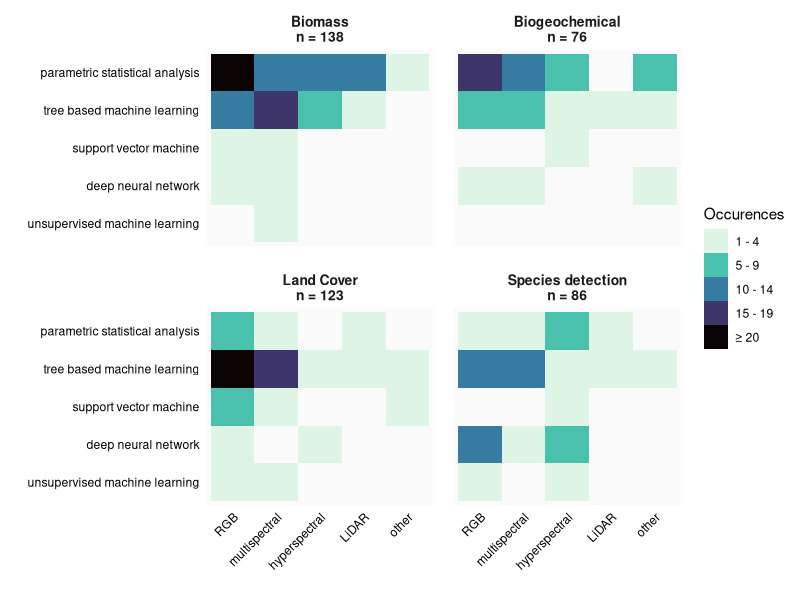
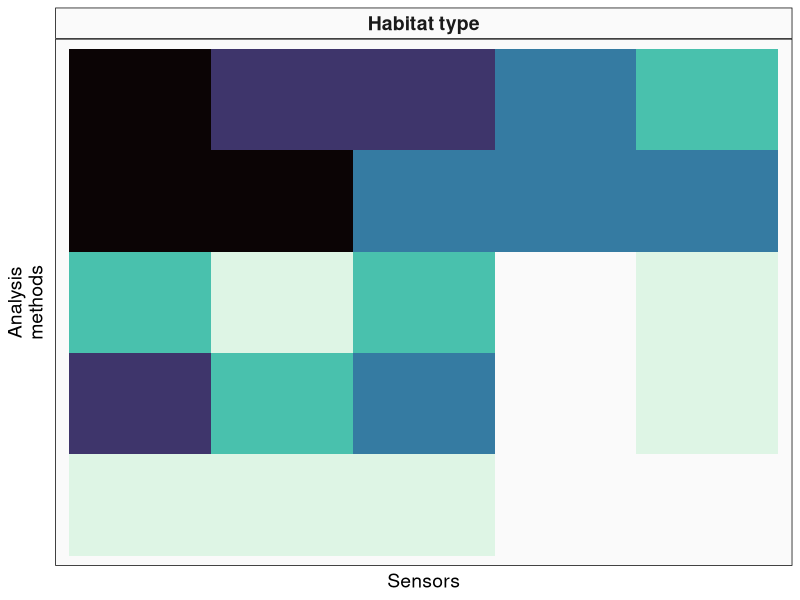

R code for these plots, in order: (Note: this script raises an error after producing the figures.)
### load packages

library(tidyverse)
library(ggplot2)
library(readxl)
library(RColorBrewer)
library(viridis)

################################################################################

### directly read the excel file and select rows for metadata (only once per DOI) and other data:
excel <- read_excel("data/data_extraction/data_extraction_final.xlsx", skip = 1, na = c("","NA"))
meta <- excel[,c(2:10,18:20,39:41)]
data <- excel[,c(2,11:17,21:37)]


### delete now empty rows to receive a "true" metadata table for our 272 articles
meta <- filter(meta, !(is.na(Title)))

### make variables into factors
str(meta)
meta[,c(2,6,8:14)] <- meta[,c(2,6,8:14)] |>
  mutate_if(sapply(meta[,c(2,6,8:14)], is.character), as.factor)


str(data)
data[,c(2:7,9:13,15:25)] <- data[,c(2:7,9:13,15:25)] |>
  mutate_if(sapply(data[,c(2:7,9:13,15:25)], is.character), as.factor)

table(data$algorithm_grouped)

################################################################################

### heatmaps of algorithm x sensor for all analysed traits (Biomass, land cover etc)

### we need following data:DOI, habitat quality, algorithm grouped and Sensor

combi <- data |>
  select(DOI, Sensor, Habitat_quality_grouped, algorithm_grouped) |>
  filter(!(is.na(algorithm_grouped) & is.na(Habitat_quality_grouped) & is.na(Sensor))) |> 
  group_by(DOI) |>                                      ### group articles by DOI 
  fill(algorithm_grouped,.direction = "down") |>        ### fill NAs by the variable that sits above 
  fill(Habitat_quality_grouped,.direction = "down") |>
  fill(Sensor, .direction = "down") |>
  ungroup()
           
table(combi$Sensor)

### combine custom / other sensor types
combi$Sensor <- case_when(
  combi$Sensor %in% c("hyperspectral", "hyperspectral (panchromatic)") ~ "hyperspectral",
  combi$Sensor == "multispectral" ~ "multispectral",
  combi$Sensor == "LiDAR" ~ "LiDAR",
  combi$Sensor == "RGB" ~ "RGB",
  combi$Sensor == "missing" ~ "missing",
  TRUE ~ "other"
)
table(combi$Sensor)

### define levels for algorithm and sensor
combi$Sensor <- factor(combi$Sensor,
                       levels = c("RGB", "multispectral", "hyperspectral", "LiDAR", "other", "missing"))



### combine algorithm types:

table(combi$algorithm_grouped)

### rename algorithms
combi$algorithm_grouped <- case_when(
  combi$algorithm_grouped %in% c("linear", "Non-linear") ~ "parametric statistical analysis",
  combi$algorithm_grouped == "tree" ~ "tree based machine learning",
  combi$algorithm_grouped == "svm" ~ "support vector machine",
  combi$algorithm_grouped %in% c("nn", "dlnn") ~ "deep neural network",
  combi$algorithm_grouped == "unsupervised" ~ "unsupervised machine learning",
  combi$algorithm_grouped == "missing" ~ "missing",
  TRUE ~ "other"
)

## sort factors for algorithms and habitat qualities
combi$algorithm_grouped <- factor(combi$algorithm_grouped,
                                  levels = c("missing","other",
                                             "unsupervised machine learning",
                                             "deep neural network",
                                             "support vector machine",
                                             "tree based machine learning",
                                             "parametric statistical analysis"))

combi$Habitat_quality_grouped <- factor(combi$Habitat_quality_grouped,
                                        levels = c("Biomass", "Biogeochemical", "Land Cover", "Species detection", "Other"))


table(combi$Sensor)
table(combi$algorithm_grouped)

######################################################

### create a new dataframe with observations counts for the use of algorithms per sensor
obs <- combi |>
  select(Habitat_quality_grouped, Sensor, algorithm_grouped) |>
  count(Sensor, algorithm_grouped, Habitat_quality_grouped) |>
  filter(Habitat_quality_grouped %in% c("Biogeochemical", "Biomass", "Land Cover", "Species detection"))  |>
  filter(Sensor %in% c("RGB", "multispectral", "hyperspectral", "LiDAR", "other")) |>
  filter(algorithm_grouped %in% c("deep neural network",
                                  "support vector machine",
                                  "unsupervised machine learning",
                                  "tree based machine learning",
                                  "parametric statistical analysis")) |>
  mutate(n = cut(n, breaks = c(1,5,10,15,20,50), right = F))

## rename number of obersations to prettier names
obs$n <- case_when(
  obs$n == "[1,5)" ~ "1 - 4",
  obs$n == "[5,10)" ~ "5 - 9",
  obs$n == "[10,15)" ~ "10 - 14",
  obs$n == "[15,20)" ~ "15 - 19",
  obs$n == "[20,50)" ~ "≥ 20",
  TRUE ~ "other"
)
obs
obs$n <- factor(obs$n,
                 levels = c("1 - 4","5 - 9","10 - 14","15 - 19","≥ 20"))

### define labels with number of observations for the habitat facets
table(combi$Habitat_quality_grouped)
habitats <- c(
  "Biomass" = "Biomass\nn = 138",
  "Biogeochemical" = "Biogeochemical\nn = 76",
  "Land Cover" = "Land Cover\nn = 123",
  "Species detection" = "Species detection\nn = 86"
)


### make a ggplot plot
ggplot(data = obs, aes(x = Sensor, y = algorithm_grouped, fill = n)) + 
  geom_tile() +
  facet_wrap(vars(Habitat_quality_grouped), 
             labeller = labeller(Habitat_quality_grouped = habitats))+
  # scale_fill_gradient(low = "#fef0d9", high = "#cb181d") + ### if gradient scale should be used
  scale_fill_viridis(discrete = T, option = "G", direction = -1) +
  labs(x = "", y = "", fill = "Occurences")+
  theme_minimal()+
  theme(axis.text.x = element_text(angle = 45, hjust = 1, color = "black"),
        axis.text.y = element_text(color = "black"),
        panel.grid.major = element_blank(),
        strip.text = element_text(size = 10,face = "bold"),
        panel.spacing = unit(1, "lines"),
        panel.background = element_rect(fill = "#fafafa", colour = "transparent"))
        



#ggsave("figures/analysis.pdf", width = 16, height = 12, units = "cm")


################################################################################
### additional plot for presentationa

### count observations

### create a new dataframe with observations counts for the use of algorithms per sensor
obs <- combi |>
  select(Habitat_quality_grouped, Sensor, algorithm_grouped) |>
  count(Sensor, algorithm_grouped) |>
  filter(Sensor %in% c("RGB", "multispectral", "hyperspectral", "LiDAR", "other")) |>
  filter(algorithm_grouped %in% c("deep neural network",
                                  "support vector machine",
                                  "unsupervised machine learning",
                                  "tree based machine learning",
                                  "parametric statistical analysis")) |>
  mutate(n = cut(n, breaks = c(1,5,10,20,50,100), right = F))

## rename number of obersations to prettier names
obs$n <- case_when(
  obs$n == "[1,5)" ~ "1 - 4",
  obs$n == "[5,10)" ~ "5 - 9",
  obs$n == "[10,20)" ~ "10 - 19",
  obs$n == "[20,50)" ~ "20 - 49",
  obs$n == "[50,100)" ~ "≥ 50",
  TRUE ~ "other"
)
obs
obs$n <- factor(obs$n,
                levels = c("1 - 4","5 - 9","10 - 19","20 - 49","≥ 50"))



obs$title <- "Habitat type"
### make a ggplot plot
ggplot(data = obs, aes(x = Sensor, y = algorithm_grouped, fill = n)) + 
  geom_tile() +
  # scale_fill_gradient(low = "#fef0d9", high = "#cb181d") + ### if gradient scale should be used
  scale_fill_viridis(discrete = T, option = "G", direction = -1) +
  labs(x = "Sensors", y = "Analysis\nmethods", fill = "Occurences")+
  theme_minimal()+
  theme(axis.text.x = element_blank(),
        axis.text.y = element_blank(),
        panel.grid.major = element_blank(),
        strip.text = element_text(size = 10,face = "bold"),
        panel.spacing = unit(1, "lines"),
        axis.title=element_text(size=14))+
  theme(legend.position="none")+
 #ggtitle("Habitat type")+
  #theme(plot.title = element_text(size = 14, hjust = 0.5))+
  facet_grid(.~ title)+
  theme(strip.background = element_rect(fill = "#fafafa"),
        panel.background = element_rect(fill = "#fafafa"),
        plot.background = element_rect(fill= "transparent", color=NA))+
  theme(strip.text = element_text(size = 14))

#ggsave("figures/extra_figures/analysis_simple.pdf", width = 6, height = 6, units = "cm", bg = "transparent")
#ggsave("figures/extra_figures/analysis_simple.png", width = 6, height = 6, units = "cm", bg = "transparent")


################################################################################

### plot for scientific poster at GFÖ conference

ggplot(data = obs, aes(x = Sensor, y = algorithm_grouped, fill = n)) + 
  geom_tile() +
  facet_wrap(vars(Habitat_quality_grouped), 
             labeller = labeller(Habitat_quality_grouped = habitats))+
  # scale_fill_gradient(low = "#fef0d9", high = "#cb181d") + ### if gradient scale should be used
  scale_fill_viridis(discrete = T, option = "G", direction = -1) +
  labs(x = "", y = "", fill = "Occurences")+
  theme_minimal()+
  theme(axis.text.x = element_text(angle = 45, hjust = 1, color = "black", size = 10),
        axis.text.y = element_text(color = "black", size = 10),
        panel.grid.major = element_blank(),
        strip.text = element_text(size = 10,face = "bold"),
        panel.spacing = unit(1, "lines"),
        legend.text = element_text(size=11),
        panel.background = element_rect(fill = "#fafafa"),
        panel.border = element_rect(linewidth = 0.5, colour = "grey90"), 
        legend.background = element_rect(fill = "#fafafa", colour = "grey90", linewidth = 0.5),
        plot.background = element_rect(fill= "transparent", color=NA),
        strip.background = element_rect(fill = "#fafafa", linewidth = 0.5, colour = "grey90"))


ggsave("figures/extra_figures/analysis_poster_large.png", width = 16, height = 10, units = "cm", bg = "transparent", dpi = 2500)
